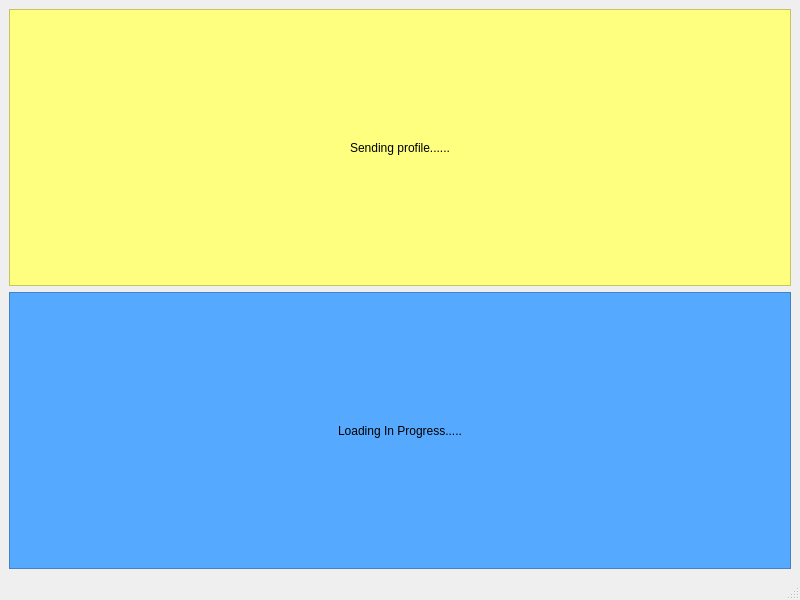
<?xml version="1.0" encoding="UTF-8"?>
<ui version="4.0">
 <class>MainWindow</class>
 <widget class="QMainWindow" name="MainWindow">
  <property name="geometry">
   <rect>
    <x>0</x>
    <y>0</y>
    <width>800</width>
    <height>600</height>
   </rect>
  </property>
  <property name="windowTitle">
   <string>MainWindow</string>
  </property>
  <widget class="QWidget" name="centralwidget">
   <layout class="QVBoxLayout" name="verticalLayout">
    <item>
     <widget class="QFrame" name="send">
      <property name="styleSheet">
       <string notr="true">background-color: rgb(255, 255, 127);</string>
      </property>
      <property name="frameShape">
       <enum>QFrame::StyledPanel</enum>
      </property>
      <property name="frameShadow">
       <enum>QFrame::Raised</enum>
      </property>
      <layout class="QHBoxLayout" name="horizontalLayout">
       <item alignment="Qt::AlignHCenter">
        <widget class="QLabel" name="label_2">
         <property name="styleSheet">
          <string notr="true">font: 75 12pt &quot;MS Shell Dlg 2&quot;;</string>
         </property>
         <property name="text">
          <string>Sending profile......</string>
         </property>
        </widget>
       </item>
      </layout>
     </widget>
    </item>
    <item>
     <widget class="QFrame" name="loading">
      <property name="styleSheet">
       <string notr="true">background-color: rgb(85, 170, 255);</string>
      </property>
      <property name="frameShape">
       <enum>QFrame::StyledPanel</enum>
      </property>
      <property name="frameShadow">
       <enum>QFrame::Raised</enum>
      </property>
      <layout class="QVBoxLayout" name="verticalLayout_2">
       <item alignment="Qt::AlignHCenter">
        <widget class="QLabel" name="label">
         <property name="styleSheet">
          <string notr="true">font: 12pt &quot;MS Shell Dlg 2&quot;;</string>
         </property>
         <property name="text">
          <string>Loading In Progress.....</string>
         </property>
        </widget>
       </item>
      </layout>
     </widget>
    </item>
   </layout>
  </widget>
  <widget class="QStatusBar" name="statusbar"/>
 </widget>
 <resources/>
 <connections/>
</ui>
